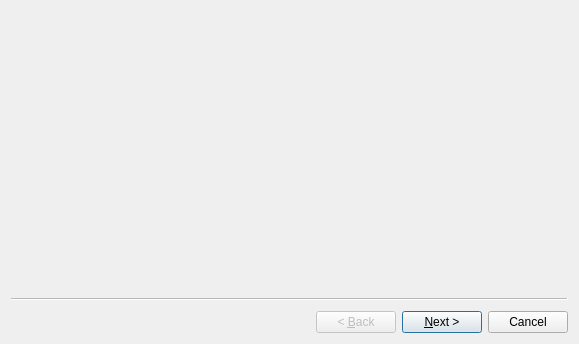
<?xml version="1.0" encoding="UTF-8"?>
<ui version="4.0">
 <class>MTWizardAddNym</class>
 <widget class="QWizard" name="MTWizardAddNym">
  <property name="geometry">
   <rect>
    <x>0</x>
    <y>0</y>
    <width>579</width>
    <height>344</height>
   </rect>
  </property>
  <property name="windowTitle">
   <string>Wizard</string>
  </property>
  <widget class="MTPageAcct_Name" name="wizardPage1"/>
  <widget class="MTPageNym_Keysize" name="wizardPage2"/>
  <widget class="MTPageNym_Authority" name="wizardPage3"/>
  <widget class="MTPageNym_Source" name="wizardPage4"/>
  <widget class="MTPageNym_AltLocation" name="wizardPage5"/>
 </widget>
 <customwidgets>
  <customwidget>
   <class>MTPageAcct_Name</class>
   <extends>QWizardPage</extends>
   <header>pageacct_name.h</header>
   <container>1</container>
  </customwidget>
  <customwidget>
   <class>MTPageNym_Keysize</class>
   <extends>QWizardPage</extends>
   <header>pagenym_keysize.h</header>
   <container>1</container>
  </customwidget>
  <customwidget>
   <class>MTPageNym_Authority</class>
   <extends>QWizardPage</extends>
   <header>pagenym_authority.h</header>
   <container>1</container>
  </customwidget>
  <customwidget>
   <class>MTPageNym_Source</class>
   <extends>QWizardPage</extends>
   <header>pagenym_source.h</header>
   <container>1</container>
  </customwidget>
  <customwidget>
   <class>MTPageNym_AltLocation</class>
   <extends>QWizardPage</extends>
   <header>pagenym_altlocation.h</header>
   <container>1</container>
  </customwidget>
 </customwidgets>
 <resources/>
 <connections/>
</ui>
